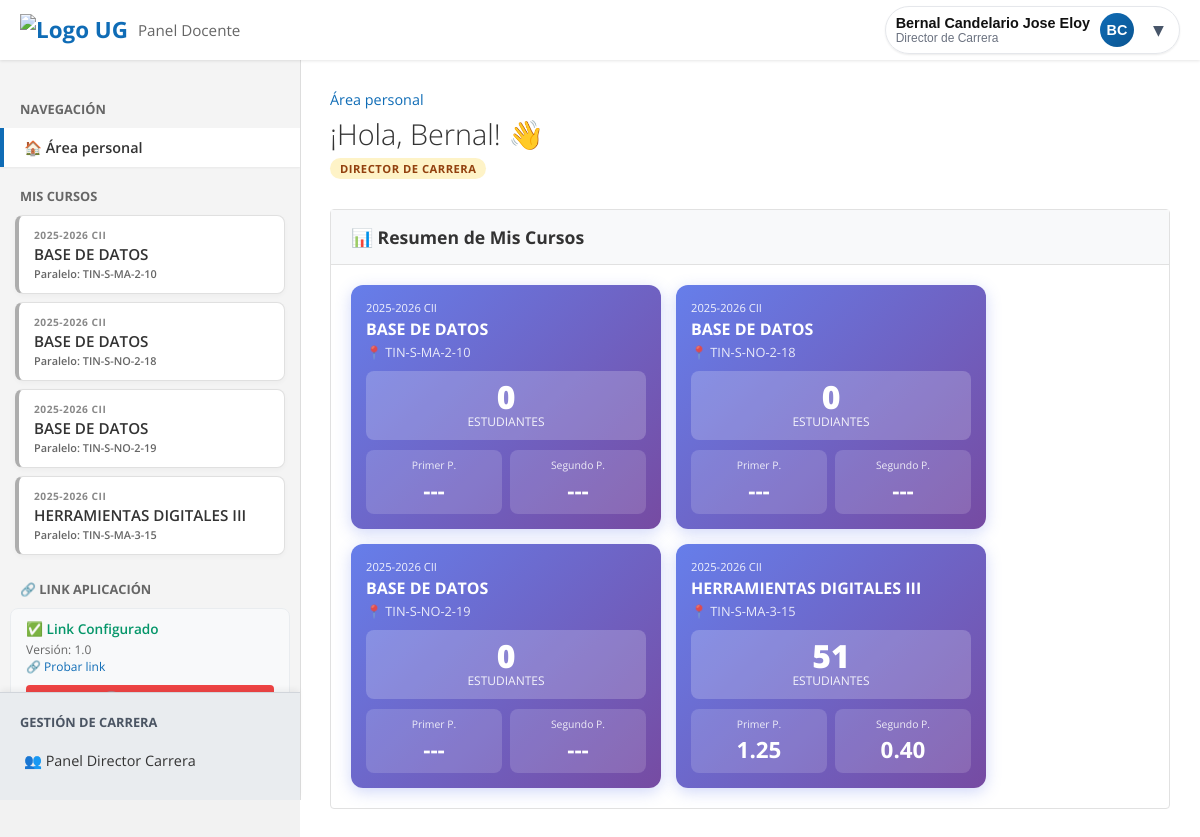
Page /docente.php (signed in) on the committed database.
### tables this page shows
CREATE TABLE `cursos_oferta` (
  `id` int(11) NOT NULL,
  `ciclo_id` int(11) NOT NULL,
  `paralelo_id` int(11) NOT NULL,
  `archivo_importacion_id` int(11) DEFAULT NULL
);

CREATE TABLE `ciclos` (
  `id` int(11) NOT NULL,
  `nombre` varchar(100) NOT NULL,
  `fecha_inicio` date DEFAULT NULL,
  `fecha_fin` date DEFAULT NULL,
  `activo` tinyint(1) DEFAULT 1
);

CREATE TABLE `materias` (
  `id` int(11) NOT NULL,
  `semestre_id` int(11) NOT NULL,
  `codigo` varchar(50) DEFAULT NULL,
  `nombre` varchar(150) NOT NULL
);

CREATE TABLE `paralelos` (
  `id` int(11) NOT NULL,
  `materia_id` int(11) NOT NULL,
  `nombre` varchar(50) NOT NULL
);

CREATE TABLE `aplicaciones_docente` (
  `id` int(11) NOT NULL,
  `docente_id` int(11) NOT NULL,
  `nombre_archivo` varchar(255) DEFAULT NULL,
  `nombre_original` varchar(255) DEFAULT NULL,
  `link_drive` text DEFAULT NULL,
  `fecha_subida` datetime DEFAULT current_timestamp(),
  `version` varchar(50) DEFAULT '1.0',
  `activo` tinyint(1) DEFAULT 1
);

### docente_core.php (called while the page is built, shortened)
<?php
$rol_sesion     = $_SESSION["usuario"]["rol"] ?? '';
$usuario_id     = (int)$_SESSION["usuario"]["id"];
$usuario_nombre = htmlspecialchars($_SESSION["usuario"]["nombres"]);
$es_director_carrera = ($rol_sesion === 'director_carrera');
$es_director_area    = ($rol_sesion === 'director_area');
$nombre_partes = explode(' ', $usuario_nombre);
$primer_nombre = $nombre_partes[0];
$iniciales     = strtoupper(substr($nombre_partes[0], 0, 1));
if (isset($nombre_partes[1])) $iniciales .= strtoupper(substr($nombre_partes[1], 0, 1));
if ($es_director_carrera) $rol_display = 'Director de Carrera';
elseif ($es_director_area) $rol_display = 'Director de Área';
?>

### docente_queries.php (called while the page is built, shortened)
<?php
$mis_cursos = [];
$estadisticas_cursos   = [];
if ($es_docente) {
    $res = $conn->query("SELECT co.id AS id_oferta, m.nombre AS materia, p.nombre AS paralelo, ci.nombre AS ciclo FROM usuario_cursos uc JOIN cursos_oferta co ON uc.curso_id = co.id JOIN paralelos p ON co.paralelo_id = p.id JOIN materias m ON p.materia_id = m.id JOIN ciclos ci ON co.ciclo_id = ci.id WHERE uc.usuario_id=$usuario_id ORDER BY ci.nombre DESC, m.nombre ASC, p.nombre ASC, co.id ASC");
    if($res) $mis_cursos = $res->fetch_all(MYSQLI_ASSOC);
    if(!empty($mis_cursos)){
        foreach ($mis_cursos as $curso) {
            $cid = $curso['id_oferta'];
            $tot = $conn->query("SELECT COUNT(*) as t FROM usuario_cursos uc JOIN usuarios u ON uc.usuario_id=u.id WHERE uc.curso_id=$cid AND u.rol NOT IN ('administrador','docente','director_carrera','director_area')")->fetch_assoc()['t'];
            $p1 = $conn->query("SELECT AVG(re.puntaje_total) as p FROM resultados_examen re JOIN examenes e ON re.examen_id=e.id WHERE e.curso_id=$cid AND (e.parcial='primer_parcial' OR e.parcial IS NULL) AND re.puntaje_total!=-1")->fetch_assoc()['p'];
            $p2 = $conn->query("SELECT AVG(re.puntaje_total) as p FROM resultados_examen re JOIN examenes e ON re.examen_id=e.id WHERE e.curso_id=$cid AND e.parcial='segundo_parcial' AND re.puntaje_total!=-1")->fetch_assoc()['p'];
            $estadisticas_cursos[$cid] = ['total_estudiantes' => $tot, 'promedio_p1' => $p1 ? round($p1,2) : null, 'promedio_p2' => $p2 ? round($p2,2) : null];
        }
    }
}
?>

### docente.php (the view, shortened to what this page needs)
<?php
require_once 'docente_core.php';
require_once 'docente_queries.php';
$aplicacion_actual = null;
$res_app = $conn->query("SELECT * FROM aplicaciones_docente WHERE docente_id = $usuario_id AND activo = 1 ORDER BY fecha_subida DESC LIMIT 1");
if ($res_app && $res_app->num_rows > 0) {
    $aplicacion_actual = $res_app->fetch_assoc();
}
?>
<!DOCTYPE html>
<html lang="es">
<head>
</head>
<body>
<nav class="navbar">
    <a href="#" class="navbar-brand" style="display:flex; align-items:center; gap:10px;">
        <img src="https://upload.wikimedia.org/wikipedia/commons/6/6d/LogoUGcolor.png" alt="Logo UG" style="height:32px; width:auto; display:block;">
        <span style="font-weight:400; font-size:0.95rem; color:#666;">Panel Docente</span>
    </a>
    <div class="navbar-right">
        <div class="user-menu-container">
            <button class="user-menu-btn" onclick="toggleUserMenu(event)">
                <div class="user-name-group">
                    <span class="user-name"><?= $usuario_nombre ?></span>
                    <span class="user-role"><?= $rol_display ?></span>
                </div>
                <div class="user-avatar"><?= $iniciales ?></div>
                <span class="user-caret">▾</span>
            </button>
        </div>
    </div>
</nav>
<div class="main-wrapper">
    <div class="sidebar">
        <div class="sidebar-scrollable">
            <div class="nav-title">Navegación</div>
            <a href="javascript:void(0)" onclick="irAreaPersonal()" class="nav-link active" id="link-area-personal">🏠 Área personal</a>
            <div class="nav-title">Mis Cursos</div>
            <?php if(empty($mis_cursos)): ?>
                <div style="padding:0 20px; color:#888; font-size:0.8rem;">Sin cursos.</div>
            <?php else: foreach($mis_cursos as $c): ?>
                <?php $titulo_completo = htmlspecialchars($c['ciclo']) . " - " . htmlspecialchars($c['materia']) . " (" . htmlspecialchars($c['paralelo']) . ")"; ?>
                <a href="#" class="nav-link link-curso" data-id="<?= $c['id_oferta'] ?>" onclick="verCurso(event, <?= $c['id_oferta'] ?>, '<?= $titulo_completo ?>')">
                    <div style="display:flex; flex-direction:column; align-items:flex-start; width:100%;">
                        <small style="font-size:0.75em; font-weight:700; color:#888; text-transform:uppercase; letter-spacing:0.5px;">
                            <?= htmlspecialchars($c['ciclo']) ?>
                        </small>
                        <span style="font-size:0.95rem; font-weight:600; color:#333; margin:2px 0;">
                            <?= htmlspecialchars($c['materia']) ?>
                        </span>
                        <small style="font-size:0.8em; color:#666;">
                            Paralelo: <?= htmlspecialchars($c['paralelo']) ?>
                        </small>
                    </div>
                </a>
            <?php endforeach; endif; ?>
            <div class="nav-title" style="margin-top:25px;">🔗 Link Aplicación</div>
            <div style="padding: 10px 15px; background: #f8f9fa; margin: 0 10px 15px; border-radius: 8px; border: 1px solid #e9ecef;">
                <?php if($aplicacion_actual && !empty($aplicacion_actual['link_drive'])): ?>
                    <div style="margin-bottom:10px;">
                        <span style="font-size:0.85rem; font-weight:600; color:#059669;">✅ Link Configurado</span>
                        <div style="font-size:0.75rem; color:#666; margin-top:3px;">
                            Versión: <?= htmlspecialchars($aplicacion_actual['version']) ?>
                            <br>
                            <a href="<?= htmlspecialchars($aplicacion_actual['link_drive']) ?>" target="_blank" style="color:#0f6cb6; text-decoration:none;">🔗 Probar link</a>
                        </div>
                    </div>
                    <form method="POST" style="margin-bottom:8px;">
                        <button type="submit" name="eliminar_aplicacion" onclick="return confirm('¿Eliminar el enlace actual?')" style="width:100%; padding:6px; font-size:0.8rem; background:#ef4444; color:white; border:none; border-radius:4px; cursor:pointer;">🗑️ Eliminar Link</button>
                    </form>
                <?php else: ?>
                    <div style="font-size:0.8rem; color:#666; margin-bottom:10px;">No has configurado el link de descarga.</div>
                <?php endif; ?>
            </div>
        </div>
        <?php if($es_director_carrera || $es_director_area): ?>
        <div class="sidebar-sticky-footer">
            <?php if($es_director_carrera): ?>
                <div class="nav-title">Gestión de Carrera</div>
                <a href="#" class="nav-link" id="link-panel-director" onclick="verPanelDirector(event)">👥 Panel Director Carrera</a>
            <?php endif; ?>
        </div>
        <?php endif; ?>
    </div>
    <div class="page-content" id="main-container">
        <div id="default-view">
            <div class="welcome-banner">
                <div style="color:var(--primary); font-size:0.9rem; margin-bottom:5px;">Área personal</div>
                <h1>¡Hola, <?= $primer_nombre ?>! 👋</h1>
                <p style="color:#666; margin-top:5px;">
                    <span class="rol-badge <?= $es_director_carrera ? 'rol-director-carrera' : ($es_director_area ? 'rol-director-area' : 'rol-docente') ?>"><?= $rol_display ?></span>
                </p>
            </div>
            <div class="course-section">
                <div class="course-section-header"><h3>📊 Resumen de Mis Cursos</h3></div>
                <div class="course-section-body">
                    <?php if(empty($mis_cursos)): ?>
                        <p style="color:#888; text-align:center;">No tienes cursos asignados.</p>
                    <?php else: ?>
                        <div style="display: flex; flex-wrap: wrap; gap: 15px;">
                            <?php foreach($mis_cursos as $curso):
                                $cid = $curso['id_oferta'];
                                $stats = $estadisticas_cursos[$cid] ?? ['total_estudiantes' => 0, 'promedio_p1' => null, 'promedio_p2' => null];
                            ?>
                            <div style="background: linear-gradient(135deg, #667eea 0%, #764ba2 100%); border-radius: 12px; padding: 15px; color: white; box-shadow: 0 4px 15px rgba(102, 126, 234, 0.3); cursor: pointer; transition: transform 0.2s; width: 280px; flex-shrink: 0;" onclick="verCurso(null, <?= $cid ?>, '<?= htmlspecialchars($curso['materia']) ?>')" onmouseover="this.style.transform='translateY(-3px)';" onmouseout="this.style.transform='translateY(0)';">
                                <div style="margin-bottom: 10px;">
                                    <div style="font-size: 0.7rem; opacity: 0.9;"><?= htmlspecialchars($curso['ciclo']) ?></div>
                                    <h3 style="margin: 3px 0; font-size: 1rem; font-weight: 700; white-space: nowrap; overflow: hidden; text-overflow: ellipsis;"><?= htmlspecialchars($curso['materia']) ?></h3>
                                    <div style="font-size: 0.8rem; opacity: 0.85;">📍 <?= htmlspecialchars($curso['paralelo']) ?></div>
                                </div>
                                <div style="background: rgba(255,255,255,0.2); border-radius: 8px; padding: 10px; text-align: center; margin-bottom: 10px;">
                                    <div style="font-size: 2rem; font-weight: 800; line-height: 1;"><?= $stats['total_estudiantes'] ?></div>
                                    <div style="font-size: 0.75rem; opacity: 0.9;">ESTUDIANTES</div>
                                </div>
                                <div style="display: flex; gap: 8px;">
                                    <div style="flex:1; background: rgba(255,255,255,0.15); border-radius: 8px; padding: 8px; text-align: center;">
                                        <div style="font-size: 0.65rem; opacity: 0.85; margin-bottom: 3px;">Primer P.</div>
                                        <div style="font-size: 1.4rem; font-weight: 700;"><?= $stats['promedio_p1'] !== null ? number_format($stats['promedio_p1'], 2) : '---' ?></div>
                                    </div>
                                    <div style="flex:1; background: rgba(255,255,255,0.15); border-radius: 8px; padding: 8px; text-align: center;">
                                        <div style="font-size: 0.65rem; opacity: 0.85; margin-bottom: 3px;">Segundo P.</div>
                                        <div style="font-size: 1.4rem; font-weight: 700;"><?= $stats['promedio_p2'] !== null ? number_format($stats['promedio_p2'], 2) : '---' ?></div>
                                    </div>
                                </div>
                            </div>
                            <?php endforeach; ?>
                        </div>
                    <?php endif; ?>
                </div>
            </div>
        </div>
    </div>
</div>
</body>
</html>

### docente.php (style rules this page uses)
:root { --primary: #0f6cb6; --bg-body: #f2f2f2; --text-color: #373a3c; }
body { font-family: 'Open Sans', sans-serif; background-color: var(--bg-body); color: var(--text-color); margin: 0; padding: 0; font-size: 0.9rem; }
.navbar { background-color: #fff; height: 60px; display: flex; justify-content: space-between; align-items: center; padding: 0 20px; box-shadow: 0 1px 3px rgba(0,0,0,0.1); position: fixed; top: 0; width: 100%; z-index: 1000; box-sizing: border-box; }
.navbar-brand { font-weight: 700; color: var(--primary); font-size: 1.4rem; text-decoration: none; }
.navbar-right { display: flex; align-items: center; gap: 12px; }
.user-menu-container { position: relative; }
.user-menu-btn { display:flex; align-items:center; gap:10px; background: transparent; border:1px solid #e5e7eb; border-radius: 999px; padding:6px 10px; cursor:pointer; box-shadow: 0 1px 2px rgba(0,0,0,0.08); }
.user-avatar { width:34px; height:34px; border-radius:50%; background:linear-gradient(135deg, #0f6cb6 0%, #0b5591 100%); color:white; display:flex; align-items:center; justify-content:center; font-weight:700; font-size:0.9rem; }
.user-name-group { display:flex; flex-direction:column; align-items:flex-start; }
.user-name-group .user-name { font-weight:600; color:#111; font-size:0.9rem; line-height:1.2; }
.user-name-group .user-role { font-size:0.75rem; color:#6b7280; line-height:1.1; }
.user-caret { font-size:1.35rem; width:21px; height:21px; color:#475569; margin-left:4px; line-height:1; display:inline-flex; align-items:center; justify-content:center; }
.main-wrapper { display: flex; margin-top: 60px; min-height: calc(100vh - 60px); }
.sidebar { width: 300px; background-color: #f4f4f4; border-right: 1px solid #ddd; flex-shrink: 0; height: calc(100vh - 60px); position: fixed; display: flex; flex-direction: column; }
.sidebar-scrollable { flex: 1; overflow-y: auto; padding: 20px 0; }
.sidebar-sticky-footer { flex-shrink: 0; background-color: #e9ecef; border-top: 1px solid #d1d5db; padding: 10px 0 20px 0; box-shadow: 0 -4px 6px -1px rgba(0, 0, 0, 0.05); z-index: 10; }
.nav-title { padding: 0 20px; font-size: 0.8rem; font-weight: 700; color: #666; text-transform: uppercase; margin-bottom: 10px; margin-top: 20px; }
.sidebar-sticky-footer .nav-title { margin-top: 10px; color: #4b5563; }
.nav-link { display: block; padding: 10px 20px; color: #333; text-decoration: none; border-left: 4px solid transparent; transition: 0.2s; cursor: pointer; }
.nav-link.active { background-color: #fff; border-left-color: var(--primary); font-weight: 600; box-shadow: 0 1px 2px rgba(0,0,0,0.05); }
.sidebar .link-curso { margin: 8px 15px; padding: 12px 15px; border-radius: 8px; background: #ffffff; border: 1px solid #e0e0e0; border-left: 4px solid #adadad; color: #444; font-weight: 600; font-size: 0.85rem; box-shadow: 0 2px 5px rgba(0,0,0,0.03); transition: all 0.2s ease-in-out; display: flex; align-items: center; gap: 10px; text-decoration: none; }
.page-content { flex: 1; padding: 30px; margin-left: 300px; background-color: #fff; min-height: calc(100vh - 60px); }
.welcome-banner { margin-bottom: 30px; }
.welcome-banner h1 { margin: 0; font-weight: 300; color: #333; font-size: 1.8rem; }
.course-section { border: 1px solid #e1e1e1; border-radius: 4px; margin-bottom: 25px; background: #fff; }
.course-section-header { padding: 15px 20px; background: #f8f9fa; border-bottom: 1px solid #e1e1e1; display: flex; justify-content: space-between; align-items: center; cursor: pointer; }
.course-section-header h3 { margin: 0; font-size: 1.1rem; color: #333; display: flex; align-items: center; gap: 10px; }
.course-section-body { padding: 20px; }
.rol-badge { display: inline-block; padding: 3px 10px; border-radius: 12px; font-size: 0.7rem; font-weight: 700; text-transform: uppercase; letter-spacing: 0.5px; }
.rol-director-carrera { background: #fef3c7; color: #92400e; }
.user-name { font-weight: 600; font-size: 0.9rem; color: #333; }
.user-role { font-size: 0.7rem; color: #666; }

### rows in the picture
cursos_oferta: ciclo.nombre "2025-2026 CII", materias.nombre "BASE DE DATOS", paralelo.nombre "TIN-S-MA-2-10", id "0"
cursos_oferta: ciclo.nombre "2025-2026 CII", materias.nombre "BASE DE DATOS", paralelo.nombre "TIN-S-NO-2-18", id "0"
cursos_oferta: ciclo.nombre "2025-2026 CII", materias.nombre "BASE DE DATOS", paralelo.nombre "TIN-S-NO-2-19", id "0"
cursos_oferta: ciclo.nombre "2025-2026 CII", materias.nombre "HERRAMIENTAS DIGITALES III", paralelo.nombre "TIN-S-MA-3-15", id "51", id "1.25", id "0.40"
aplicaciones_docente: version "1.0"

### other values in the picture
$usuario_nombre "Bernal Candelario Jose Eloy"
$rol_display "Director de Carrera"
$iniciales "BC"
$primer_nombre "Bernal"
$rol_display "DIRECTOR DE CARRERA"
